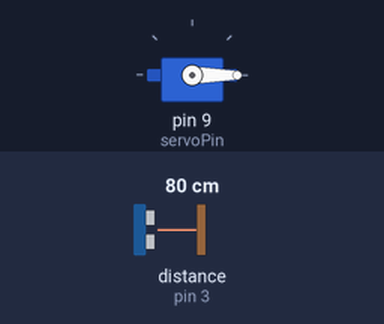
Bench run of a sketch on a simulated Arduino Uno, built with avr-gcc and run on an emulated ATmega328P. Parts: servo. Wiring (inferred from the names in the program): ultrasonic range finder: trigger pin 2; echo pin 3. The inputs (shaded band) are chosen by the test bench; at power-on: distance to the obstacle (sensor on pin 3) 80 cm. The echo pulse lasts 58.3 µs per cm; what the sketch prints to the serial monitor is not drawn.

Above: at 2.2 s.
2.3 s: distance to the obstacle (sensor on pin 3) set to 17 cm
3.8 s: distance to the obstacle (sensor on pin 3) set to 13 cm
At 4.7 s:
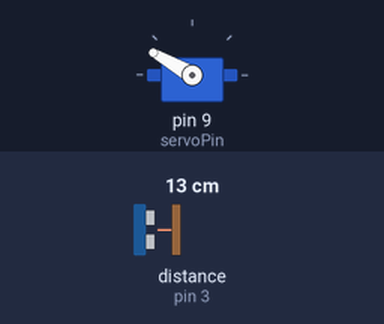
5.5 s: distance to the obstacle (sensor on pin 3) set to 18 cm
8.5 s: distance to the obstacle (sensor on pin 3) set to 2 cm
At 8.9 s:
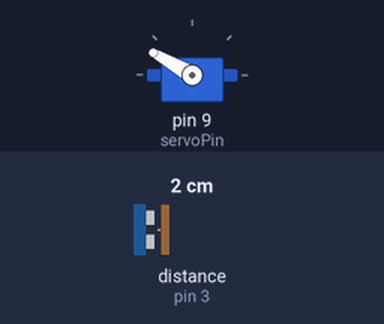
Timing chart, 0 to 11.1 s (numbered marks = the images above; inputs shaded):
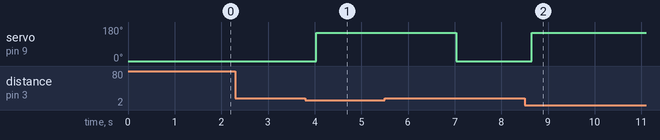

The sketch:

flush_s.ino
```cpp
#include<Servo.h> //servo library
Servo servo;
int trigPin = 2;
int echoPin = 3;
int servoPin = 9;

long duration, dist, average;
long aver[3]; //array for average


void setup()  {
  servo.attach(9);
  pinMode(trigPin, OUTPUT);
  pinMode(echoPin, INPUT);
  servo.write(0);   //close cap power on
  delay(1000);
  servo.detach();
  Serial.begin(9600);
  Serial.print("Done Setup");
}

void measure()  {
digitalWrite(trigPin, LOW);
delayMicroseconds(5);
digitalWrite(trigPin, HIGH);
delayMicroseconds(15);
digitalWrite(trigPin,LOW);
pinMode(echoPin, INPUT);
duration = pulseIn(echoPin, HIGH);
dist = (duration/2)/29.1; //obtain distance
}

void loop() {
   for (int i=0;i<=2;i++){ //average distance
    measure();
    aver[i]=dist;
    delay(50);
    Serial.println("Done Measure");
    }
    dist=(aver[0]+aver[1]+aver[2])/3; //average distance by 3 measurements

if (dist<15)  {
  //if hand on the distance 10...15 cm
  servo.attach(servoPin);//  mistake
  delay(1);
  servo.write(150);
  delay(3000);    //wait 5 seconds
  servo.write(0);
  delay(1000);
  servo.detach();
  Serial.println("Done 1234");
}
}
```

Measured:
- the behaviour switches between 16 and 15 cm on distance to the obstacle (sensor on pin 3) (found by bisection; images 0 and 1)
- after the input at 2.3 s, every drawn part: stays the same
- after the input at 3.8 s, servo on pin 9 (servoPin): 0° → 150° after 0.24 s
- after the input at 8.5 s, servo on pin 9 (servoPin): 0° → 150° after 0.15 s
